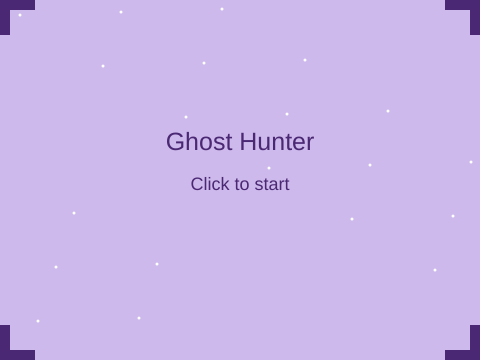
Frame 1 (no input)
Frame 60 (no input): identical to frame 1, image omitted
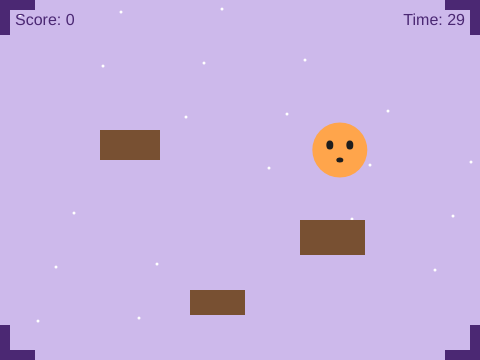
Frame 120 (the mouse pressed at the canvas centre since frame 60)

The p5.js sketch that drew these frames (run headless with seeded random() and noise() and a simulated clock; from frame 60 on, the mouse is pressed at the canvas centre):

// p5.js sketch
// ── sketch.js

let ghost;
let score = 0;
let duration = 30;
let startTime;
let state = 'start';

let obstacles = [
  { x: 100, y: 130, w: 60, h: 30 },
  { x: 300, y: 220, w: 65, h: 35 },
  { x: 190, y: 290, w: 55, h: 25 }
];

function setup() {
  createCanvas(480, 360);
  spawnGhost();
}

function draw() {
  background(205, 185, 235);

  fill(255);
  noStroke();

  for (let i = 0; i < 20; i++) {
    let x = (i * 83 + 20) % width;
    let y = (i * 51 + 15) % height;
    ellipse(x, y, 3, 3);
  }

  fill(75, 40, 115);
  rect(0, 0, 35, 10);
  rect(0, 0, 10, 35);
  rect(445, 0, 35, 10);
  rect(470, 0, 10, 35);
  rect(0, 350, 35, 10);
  rect(0, 325, 10, 35);
  rect(445, 350, 35, 10);
  rect(470, 325, 10, 35);

  if (state === 'start') {
    fill(75, 40, 115);
    textAlign(CENTER);
    textSize(25);
    text('Ghost Hunter', 240, 150);
    textSize(18);
    text('Click to start', 240, 190);
    return;
  }

  if (state === 'over') {
    fill(75, 40, 115);
    textAlign(CENTER);
    textSize(25);
    text('Game Over', 240, 145);
    textSize(18);
    text('Score: ' + score, 240, 180);
    text('Click to restart', 240, 215);
    return;
  }

  let elapsed = (millis() - startTime) / 1000;
  let timeLeft = duration - elapsed;

  if (timeLeft <= 0) {
    state = 'over';
    return;
  }

  for (let i = 0; i < obstacles.length; i++) {
    fill(120, 80, 50);
    rect(obstacles[i].x, obstacles[i].y,
         obstacles[i].w, obstacles[i].h);
  }

  drawGhost(ghost.x, ghost.y);

  fill(75, 40, 115);
  textSize(16);
  textAlign(LEFT);
  text('Score: ' + score, 15, 25);

  textAlign(RIGHT);
  text('Time: ' + ceil(timeLeft), 465, 25);
}

function mousePressed() {
  if (state === 'start' || state === 'over') {
    state = 'play';
    score = 0;
    startTime = millis();
    spawnGhost();
  } else {
    if (dist(mouseX, mouseY, ghost.x, ghost.y) < 28) {
      score++;
      spawnGhost();
    }
  }
}

function spawnGhost() {
  let valid = false;

  while (valid === false) {
    ghost = {
      x: random(40, 440),
      y: random(60, 320)
    };

    valid = true;

    for (let i = 0; i < obstacles.length; i++) {
      if (
        ghost.x + 28 > obstacles[i].x &&
        ghost.x - 28 < obstacles[i].x + obstacles[i].w &&
        ghost.y + 28 > obstacles[i].y &&
        ghost.y - 28 < obstacles[i].y + obstacles[i].h
      ) {
        valid = false;
      }
    }
  }
}

function drawGhost(x, y) {
  fill(255, 165, 75);
  noStroke();
  ellipse(x, y, 55, 55);

  fill(30);
  ellipse(x - 10, y - 5, 7, 9);
  ellipse(x + 10, y - 5, 7, 9);
  ellipse(x, y + 10, 7, 5);
}
